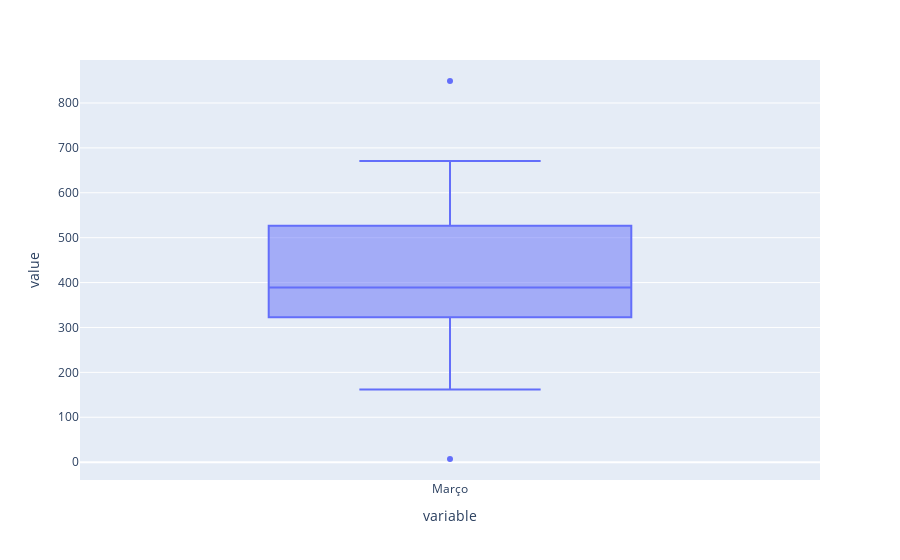

Notebook source saved alongside this figure:
### Code cell
px.box(df['Março'])

### Figure 1 — Plotly figure (JSON) as saved in the notebook; plotly's stock layout.template omitted (floating-point values rounded to 4 significant figures)
{"data": [{"alignmentgroup": "True", "hovertemplate": "variable=%{x}<br>value=%{y}<extra></extra>", "legendgroup": "", "marker": {"color": "#636efa"}, "name": "", "notched": false, "offsetgroup": "", "orientation": "v", "showlegend": false, "type": "box", "x": ["Março", "Março", "Março", "Março", "Março", "Março", "Março", "Março", "Março", "Março", "Março", "Março", "Março", "Março", "Março", "Março", "Março", "Março", "Março", "Março", "Março"], "x0": " ", "xaxis": "x", "y": [162, 7, 306, 571, 377, 442, 499, 417, 355, 512, 651, 404, 849, 671, 347, 377, 389, 276, 328, 625, 198], "y0": " ", "yaxis": "y"}], "layout": {"boxmode": "group", "legend": {"tracegroupgap": 0}, "margin": {"t": 60}, "xaxis": {"anchor": "y", "domain": [0, 1], "title": {"text": "variable"}}, "yaxis": {"anchor": "x", "domain": [0, 1], "title": {"text": "value"}}}}
